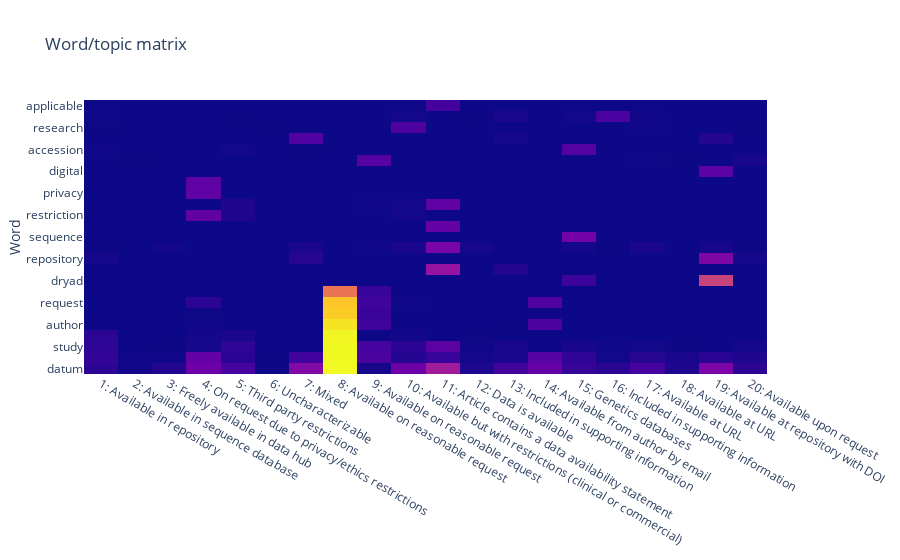

Source (notebook cell):
### Code cell
# Show topic matrix for a subset of words

df = word_model.head(25)

fig = go.Figure(
    data=go.Heatmap(
        z=df.values, x=df.columns, y=df.index, showscale=False
    ),
    layout_title_text="Word/topic matrix",
    layout_yaxis_title_text="Word",
    layout_height=800
)

fig_path = os.path.join(PROJ_ROOT + "/reports/figures/" + "0.6-06-word-topic-matrix")

pio.write_html(fig, fig_path + ".html", include_plotlyjs="cdn")
pio.write_image(fig, fig_path + ".svg")

fig.show()

### Figure 1 — Plotly figure (JSON) as saved in the notebook; plotly's stock layout.template omitted (floating-point values rounded to 4 significant figures; data arrays with more than 128 entries replaced by an {"elided": "..."} marker saying what was removed)
{"data": [{"showscale": false, "type": "heatmap", "x": ["1: Available in repository", "2: Available in sequence database", "3: Freely available in data hub", "4: On request due to privacy/ethics restrictions", "5: Third party restrictions", "6: Uncharacterizable", "7: Mixed", "8: Available on reasonable request", "9: Available on reasonable request", "10: Available but with restrictions (clinical or commercial)", "11: Article contains a data availability statement", "12: Data is available", "13: Included in supporting information", "14: Available from author by email", "15: Genetics databases", "16: Included in supporting information", "17: Available at URL", "18: Available at URL", "19: Available at repository with DOI", "20: Available upon request"], "y": ["datum", "available", "study", "finding", "author", "corresponding", "request", "reasonable", "dryad", "article", "repository", "data", "sequence", "statement", "restriction", "availability", "privacy", "ethical", "digital", "dataset", "accession", "manuscript", "research", "information", "applicable"], "z": {"elided": "25x20 float values"}}], "layout": {"autosize": true, "title": {"text": "Word/topic matrix"}, "xaxis": {"autorange": true, "range": [-0.5, 19.5], "type": "category"}, "yaxis": {"autorange": true, "range": [-0.5, 24.5], "title": {"text": "Word"}, "type": "category"}}}
